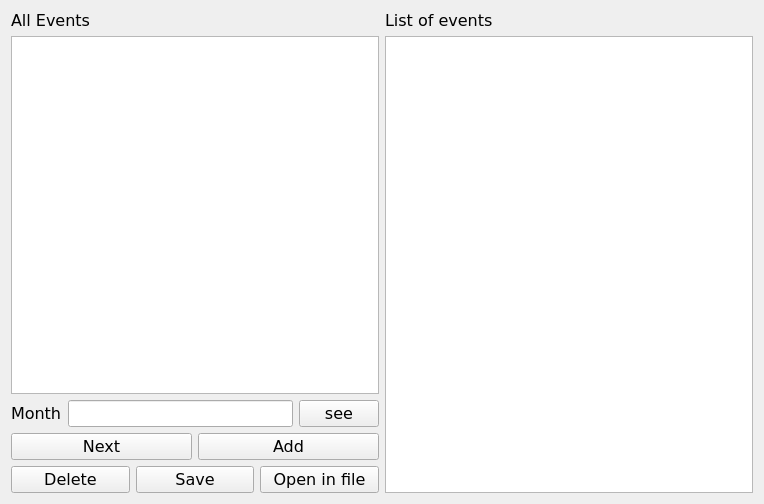
<?xml version="1.0" encoding="UTF-8"?>
<ui version="4.0">
 <class>User</class>
 <widget class="QWidget" name="User">
  <property name="geometry">
   <rect>
    <x>0</x>
    <y>0</y>
    <width>764</width>
    <height>504</height>
   </rect>
  </property>
  <property name="windowTitle">
   <string>User</string>
  </property>
  <layout class="QGridLayout" name="gridLayout">
   <item row="0" column="0">
    <layout class="QHBoxLayout" name="horizontalLayout_4">
     <item>
      <layout class="QVBoxLayout" name="verticalLayout_3">
       <item>
        <layout class="QVBoxLayout" name="verticalLayout_2">
         <item>
          <widget class="QLabel" name="eventslabel">
           <property name="font">
            <font>
             <family>Verdana</family>
             <pointsize>12</pointsize>
            </font>
           </property>
           <property name="text">
            <string>All Events</string>
           </property>
           <property name="buddy">
            <cstring>events</cstring>
           </property>
          </widget>
         </item>
         <item>
          <widget class="QListWidget" name="events">
           <property name="font">
            <font>
             <family>Verdana</family>
             <pointsize>12</pointsize>
            </font>
           </property>
          </widget>
         </item>
        </layout>
       </item>
       <item>
        <layout class="QVBoxLayout" name="verticalLayout">
         <item>
          <layout class="QHBoxLayout" name="horizontalLayout">
           <item>
            <widget class="QLabel" name="monthLabel">
             <property name="font">
              <font>
               <family>Verdana</family>
               <pointsize>12</pointsize>
              </font>
             </property>
             <property name="text">
              <string>Month</string>
             </property>
            </widget>
           </item>
           <item>
            <widget class="QLineEdit" name="monthEdit">
             <property name="font">
              <font>
               <family>Verdana</family>
               <pointsize>12</pointsize>
              </font>
             </property>
            </widget>
           </item>
           <item>
            <widget class="QPushButton" name="filterButton">
             <property name="font">
              <font>
               <family>Verdana</family>
               <pointsize>12</pointsize>
              </font>
             </property>
             <property name="text">
              <string>see</string>
             </property>
            </widget>
           </item>
          </layout>
         </item>
         <item>
          <layout class="QHBoxLayout" name="horizontalLayout_2">
           <item>
            <widget class="QPushButton" name="nextButton">
             <property name="font">
              <font>
               <family>Verdana</family>
               <pointsize>12</pointsize>
              </font>
             </property>
             <property name="text">
              <string>Next</string>
             </property>
            </widget>
           </item>
           <item>
            <widget class="QPushButton" name="addButton">
             <property name="font">
              <font>
               <family>Verdana</family>
               <pointsize>12</pointsize>
              </font>
             </property>
             <property name="text">
              <string>Add</string>
             </property>
            </widget>
           </item>
          </layout>
         </item>
         <item>
          <layout class="QHBoxLayout" name="horizontalLayout_3">
           <item>
            <widget class="QPushButton" name="deleteButton">
             <property name="font">
              <font>
               <family>Verdana</family>
               <pointsize>12</pointsize>
              </font>
             </property>
             <property name="text">
              <string>Delete</string>
             </property>
            </widget>
           </item>
           <item>
            <widget class="QPushButton" name="saveButton">
             <property name="font">
              <font>
               <family>Verdana</family>
               <pointsize>12</pointsize>
              </font>
             </property>
             <property name="text">
              <string>Save</string>
             </property>
            </widget>
           </item>
           <item>
            <widget class="QPushButton" name="fileButton">
             <property name="font">
              <font>
               <family>Verdana</family>
               <pointsize>12</pointsize>
              </font>
             </property>
             <property name="text">
              <string>Open in file</string>
             </property>
            </widget>
           </item>
          </layout>
         </item>
        </layout>
       </item>
      </layout>
     </item>
     <item>
      <layout class="QVBoxLayout" name="verticalLayout_4">
       <item>
        <widget class="QLabel" name="listlabel">
         <property name="font">
          <font>
           <family>Verdana</family>
           <pointsize>12</pointsize>
          </font>
         </property>
         <property name="text">
          <string>List of events</string>
         </property>
         <property name="buddy">
          <cstring>list</cstring>
         </property>
        </widget>
       </item>
       <item>
        <widget class="QListWidget" name="list"/>
       </item>
      </layout>
     </item>
    </layout>
   </item>
  </layout>
 </widget>
 <layoutdefault spacing="6" margin="11"/>
 <resources/>
 <connections/>
</ui>
